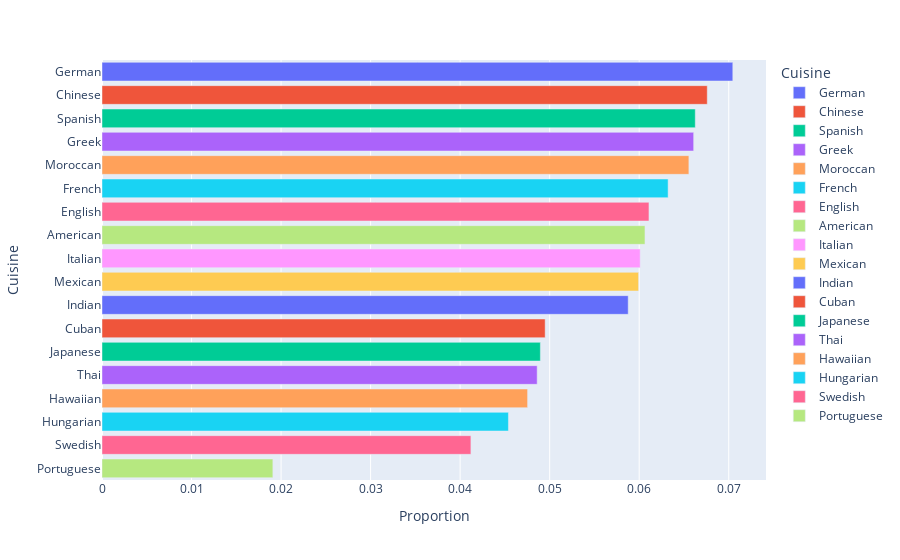

Write notebook code for a chart like this one.
### Markdown cell above
### Visualization

### Code cell
# Visualization for Cuisine proportion
fig_proportion = px.bar(
    df_proportions,
    x='Proportion',
    y='Cuisine',
    color='Cuisine',
    orientation= 'h',
    )
fig_proportion.show()

### Figure 1 — Plotly figure (JSON) as saved in the notebook; plotly's stock layout.template omitted (floating-point values rounded to 4 significant figures)
{"data": [{"alignmentgroup": "True", "hovertemplate": "Cuisine=%{y}<br>Proportion=%{x}<extra></extra>", "legendgroup": "German", "marker": {"color": "#636efa", "pattern": {"shape": ""}}, "name": "German", "offsetgroup": "German", "orientation": "h", "showlegend": true, "textposition": "auto", "type": "bar", "x": [0.07045], "xaxis": "x", "y": ["German"], "yaxis": "y"}, {"alignmentgroup": "True", "hovertemplate": "Cuisine=%{y}<br>Proportion=%{x}<extra></extra>", "legendgroup": "Chinese", "marker": {"color": "#EF553B", "pattern": {"shape": ""}}, "name": "Chinese", "offsetgroup": "Chinese", "orientation": "h", "showlegend": true, "textposition": "auto", "type": "bar", "x": [0.0676], "xaxis": "x", "y": ["Chinese"], "yaxis": "y"}, {"alignmentgroup": "True", "hovertemplate": "Cuisine=%{y}<br>Proportion=%{x}<extra></extra>", "legendgroup": "Spanish", "marker": {"color": "#00cc96", "pattern": {"shape": ""}}, "name": "Spanish", "offsetgroup": "Spanish", "orientation": "h", "showlegend": true, "textposition": "auto", "type": "bar", "x": [0.06626], "xaxis": "x", "y": ["Spanish"], "yaxis": "y"}, {"alignmentgroup": "True", "hovertemplate": "Cuisine=%{y}<br>Proportion=%{x}<extra></extra>", "legendgroup": "Greek", "marker": {"color": "#ab63fa", "pattern": {"shape": ""}}, "name": "Greek", "offsetgroup": "Greek", "orientation": "h", "showlegend": true, "textposition": "auto", "type": "bar", "x": [0.06608], "xaxis": "x", "y": ["Greek"], "yaxis": "y"}, {"alignmentgroup": "True", "hovertemplate": "Cuisine=%{y}<br>Proportion=%{x}<extra></extra>", "legendgroup": "Moroccan", "marker": {"color": "#FFA15A", "pattern": {"shape": ""}}, "name": "Moroccan", "offsetgroup": "Moroccan", "orientation": "h", "showlegend": true, "textposition": "auto", "type": "bar", "x": [0.06555], "xaxis": "x", "y": ["Moroccan"], "yaxis": "y"}, {"alignmentgroup": "True", "hovertemplate": "Cuisine=%{y}<br>Proportion=%{x}<extra></extra>", "legendgroup": "French", "marker": {"color": "#19d3f3", "pattern": {"shape": ""}}, "name": "French", "offsetgroup": "French", "orientation": "h", "showlegend": true, "textposition": "auto", "type": "bar", "x": [0.06323], "xaxis": "x", "y": ["French"], "yaxis": "y"}, {"alignmentgroup": "True", "hovertemplate": "Cuisine=%{y}<br>Proportion=%{x}<extra></extra>", "legendgroup": "English", "marker": {"color": "#FF6692", "pattern": {"shape": ""}}, "name": "English", "offsetgroup": "English", "orientation": "h", "showlegend": true, "textposition": "auto", "type": "bar", "x": [0.06109], "xaxis": "x", "y": ["English"], "yaxis": "y"}, {"alignmentgroup": "True", "hovertemplate": "Cuisine=%{y}<br>Proportion=%{x}<extra></extra>", "legendgroup": "American", "marker": {"color": "#B6E880", "pattern": {"shape": ""}}, "name": "American", "offsetgroup": "American", "orientation": "h", "showlegend": true, "textposition": "auto", "type": "bar", "x": [0.06064], "xaxis": "x", "y": ["American"], "yaxis": "y"}, {"alignmentgroup": "True", "hovertemplate": "Cuisine=%{y}<br>Proportion=%{x}<extra></extra>", "legendgroup": "Italian", "marker": {"color": "#FF97FF", "pattern": {"shape": ""}}, "name": "Italian", "offsetgroup": "Italian", "orientation": "h", "showlegend": true, "textposition": "auto", "type": "bar", "x": [0.06011], "xaxis": "x", "y": ["Italian"], "yaxis": "y"}, {"alignmentgroup": "True", "hovertemplate": "Cuisine=%{y}<br>Proportion=%{x}<extra></extra>", "legendgroup": "Mexican", "marker": {"color": "#FECB52", "pattern": {"shape": ""}}, "name": "Mexican", "offsetgroup": "Mexican", "orientation": "h", "showlegend": true, "textposition": "auto", "type": "bar", "x": [0.05993], "xaxis": "x", "y": ["Mexican"], "yaxis": "y"}, {"alignmentgroup": "True", "hovertemplate": "Cuisine=%{y}<br>Proportion=%{x}<extra></extra>", "legendgroup": "Indian", "marker": {"color": "#636efa", "pattern": {"shape": ""}}, "name": "Indian", "offsetgroup": "Indian", "orientation": "h", "showlegend": true, "textposition": "auto", "type": "bar", "x": [0.05877], "xaxis": "x", "y": ["Indian"], "yaxis": "y"}, {"alignmentgroup": "True", "hovertemplate": "Cuisine=%{y}<br>Proportion=%{x}<extra></extra>", "legendgroup": "Cuban", "marker": {"color": "#EF553B", "pattern": {"shape": ""}}, "name": "Cuban", "offsetgroup": "Cuban", "orientation": "h", "showlegend": true, "textposition": "auto", "type": "bar", "x": [0.0495], "xaxis": "x", "y": ["Cuban"], "yaxis": "y"}, {"alignmentgroup": "True", "hovertemplate": "Cuisine=%{y}<br>Proportion=%{x}<extra></extra>", "legendgroup": "Japanese", "marker": {"color": "#00cc96", "pattern": {"shape": ""}}, "name": "Japanese", "offsetgroup": "Japanese", "orientation": "h", "showlegend": true, "textposition": "auto", "type": "bar", "x": [0.04896], "xaxis": "x", "y": ["Japanese"], "yaxis": "y"}, {"alignmentgroup": "True", "hovertemplate": "Cuisine=%{y}<br>Proportion=%{x}<extra></extra>", "legendgroup": "Thai", "marker": {"color": "#ab63fa", "pattern": {"shape": ""}}, "name": "Thai", "offsetgroup": "Thai", "orientation": "h", "showlegend": true, "textposition": "auto", "type": "bar", "x": [0.0486], "xaxis": "x", "y": ["Thai"], "yaxis": "y"}, {"alignmentgroup": "True", "hovertemplate": "Cuisine=%{y}<br>Proportion=%{x}<extra></extra>", "legendgroup": "Hawaiian", "marker": {"color": "#FFA15A", "pattern": {"shape": ""}}, "name": "Hawaiian", "offsetgroup": "Hawaiian", "orientation": "h", "showlegend": true, "textposition": "auto", "type": "bar", "x": [0.04753], "xaxis": "x", "y": ["Hawaiian"], "yaxis": "y"}, {"alignmentgroup": "True", "hovertemplate": "Cuisine=%{y}<br>Proportion=%{x}<extra></extra>", "legendgroup": "Hungarian", "marker": {"color": "#19d3f3", "pattern": {"shape": ""}}, "name": "Hungarian", "offsetgroup": "Hungarian", "orientation": "h", "showlegend": true, "textposition": "auto", "type": "bar", "x": [0.04539], "xaxis": "x", "y": ["Hungarian"], "yaxis": "y"}, {"alignmentgroup": "True", "hovertemplate": "Cuisine=%{y}<br>Proportion=%{x}<extra></extra>", "legendgroup": "Swedish", "marker": {"color": "#FF6692", "pattern": {"shape": ""}}, "name": "Swedish", "offsetgroup": "Swedish", "orientation": "h", "showlegend": true, "textposition": "auto", "type": "bar", "x": [0.0412], "xaxis": "x", "y": ["Swedish"], "yaxis": "y"}, {"alignmentgroup": "True", "hovertemplate": "Cuisine=%{y}<br>Proportion=%{x}<extra></extra>", "legendgroup": "Portuguese", "marker": {"color": "#B6E880", "pattern": {"shape": ""}}, "name": "Portuguese", "offsetgroup": "Portuguese", "orientation": "h", "showlegend": true, "textposition": "auto", "type": "bar", "x": [0.01908], "xaxis": "x", "y": ["Portuguese"], "yaxis": "y"}], "layout": {"barmode": "relative", "legend": {"title": {"text": "Cuisine"}, "tracegroupgap": 0}, "margin": {"t": 60}, "xaxis": {"anchor": "y", "domain": [0, 1], "title": {"text": "Proportion"}}, "yaxis": {"anchor": "x", "categoryarray": ["Portuguese", "Swedish", "Hungarian", "Hawaiian", "Thai", "Japanese", "Cuban", "Indian", "Mexican", "Italian", "American", "English", "French", "Moroccan", "Greek", "Spanish", "Chinese", "German"], "categoryorder": "array", "domain": [0, 1], "title": {"text": "Cuisine"}}}}
